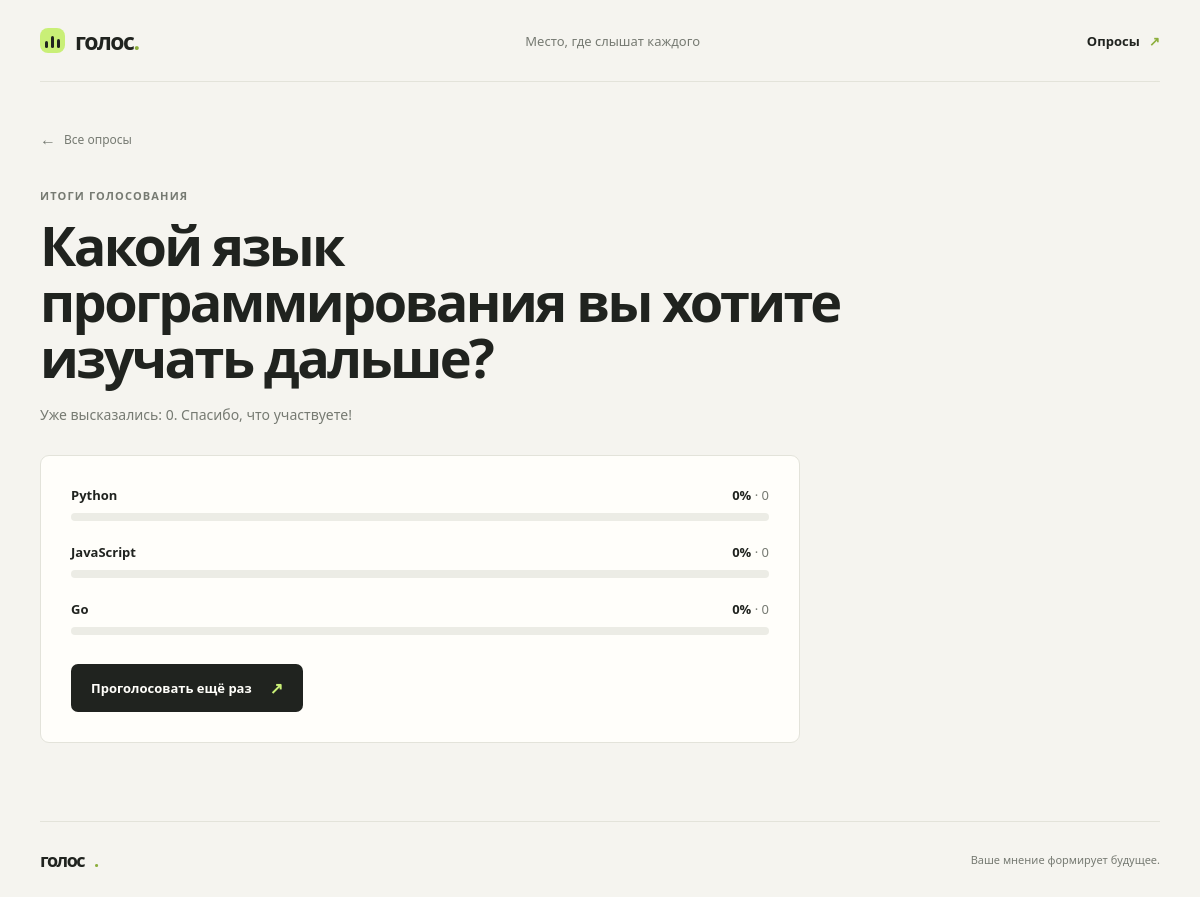
Page /polls/1/results/ on the committed database.
### polls/models.py (models this page shows, shortened)
class Question(models.Model):
    question_text = models.CharField(max_length=200)
    pub_date = models.DateTimeField('date published')

class Choice(models.Model):
    question = models.ForeignKey(Question, on_delete=models.CASCADE)
    choice_text = models.CharField(max_length=200)
    votes = models.IntegerField(default=0)

### polls/views.py (the view)
# urls.py: path('<int:pk>/results/', views.ResultsView.as_view(), name='results'),
class ResultsView(generic.DetailView):
    model = Question
    template_name = 'polls/results.html'
    def get_context_data(self, **kwargs):
        context = super().get_context_data(**kwargs)
        choices = list(self.object.choice_set.all())
        total_votes = sum(choice.votes for choice in choices)
        for choice in choices:
            choice.percentage = round(choice.votes * 100 / total_votes) if total_votes else 0
        context['choices'] = choices
        context['total_votes'] = total_votes
        return context

### polls/templates/polls/results.html (shortened to what this page needs)
{% extends 'polls/base.html' %}
{% block content %}
    <div class="page-intro">
        <a class="back-link" href="{% url 'polls:index' %}"><span aria-hidden="true">←</span> Все опросы</a>
        <p class="eyebrow">Итоги голосования</p>
        <h1 class="page-title">{{ question.question_text }}</h1>
        <p class="page-description">Уже высказались: {{ total_votes }}. Спасибо, что участвуете!</p>
    </div>
    <section class="form-panel results-panel" aria-label="Результаты опроса">
        {% for choice in choices %}
            <div class="result-row">
                <div class="result-label">
                    <span>{{ choice.choice_text }}</span>
                    <span class="result-value">{{ choice.percentage }}% <span class="result-votes">· {{ choice.votes }}</span></span>
                </div>
                <div class="result-track" role="progressbar" aria-label="{{ choice.choice_text }}" aria-valuenow="{{ choice.percentage }}" aria-valuemin="0" aria-valuemax="100">
                </div>
            </div>
        {% empty %}
            <p class="empty-inline">Для этого опроса пока не добавлены варианты ответа.</p>
        {% endfor %}
        <a class="button button-dark" href="{% url 'polls:detail' question.id %}">Проголосовать ещё раз <span aria-hidden="true">↗</span></a>
    </section>
{% endblock %}

### polls/templates/polls/base.html (shortened to what this page needs)
{% load static %}
<!DOCTYPE html>
<html lang="ru">
<head>
    <link rel="stylesheet" href="{% static 'polls/site.css' %}">
</head>
<body>
    <div class="site-shell">
        <header class="site-header">
            <a class="brand" href="{% url 'polls:index' %}" aria-label="Голос — на главную">
                <span class="brand-mark" aria-hidden="true"><span></span><span></span><span></span></span>
                <span>голос<span class="brand-period">.</span></span>
            </a>
            <span class="header-note">Место, где слышат каждого</span>
            <a class="header-link" href="{% url 'polls:index' %}">Опросы <span aria-hidden="true">↗</span></a>
        </header>
        <main>
            {% block content %}{% endblock %}
        </main>
        <footer class="site-footer">
            <a class="brand footer-brand" href="{% url 'polls:index' %}">голос<span class="brand-period">.</span></a>
            <span>Ваше мнение формирует будущее.</span>
        </footer>
    </div>
</body>
</html>

### polls/static/polls/site.css (style rules this page uses)
:root { color-scheme: light; --ink: #20231f; --muted: #767a72; --paper: #f5f4ef; --white: #fffefa; --line: #e3e3da; --green: #c9ef77; --green-dark: #8cae3c; --coral: #e68068; }
* { box-sizing: border-box; }
html { scroll-behavior: smooth; }
body { margin: 0; background: var(--paper); color: var(--ink); font-family: 'Segoe UI', sans-serif; -webkit-font-smoothing: antialiased; }
a { color: inherit; text-decoration: none; }
.site-shell { width: min(1120px, calc(100% - 64px)); margin: 0 auto; }
.site-header { min-height: 82px; display: flex; align-items: center; justify-content: space-between; border-bottom: 1px solid var(--line); }
.brand { display: inline-flex; align-items: center; gap: 10px; font-family: 'Segoe UI', sans-serif; font-size: 23px; font-weight: 800; letter-spacing: -1.5px; }
.brand-period { color: var(--green-dark); }
.brand-mark { width: 25px; height: 25px; display: flex; align-items: flex-end; gap: 3px; padding: 5px; border-radius: 8px; background: var(--green); }
.brand-mark span { width: 4px; border-radius: 4px; background: var(--ink); }
.brand-mark span:nth-child(1) { height: 7px; }
.brand-mark span:nth-child(2) { height: 12px; }
.brand-mark span:nth-child(3) { height: 9px; }
.header-note, .header-link { font-size: 13px; }
.header-note { color: var(--muted); }
.header-link { font-weight: 600; }
.header-link span { margin-left: 6px; color: var(--green-dark); }
.eyebrow { display: flex; align-items: center; gap: 8px; margin: 0 0 18px; color: var(--muted); font-size: 11px; font-weight: 700; letter-spacing: 1.15px; text-transform: uppercase; }
h1, h2, h3, p { margin-top: 0; }
.hero h1, .page-title { margin-bottom: 18px; font-family: 'Segoe UI', sans-serif; font-size: clamp(42px, 6.5vw, 72px); font-weight: 600; letter-spacing: -4px; line-height: 1.04; }
.hero-description, .page-description { max-width: 460px; margin-bottom: 28px; color: var(--muted); font-size: 16px; line-height: 1.7; }
.button { min-height: 48px; display: inline-flex; align-items: center; justify-content: center; gap: 18px; padding: 0 20px; border: 0; border-radius: 7px; cursor: pointer; font-size: 13px; font-weight: 700; transition: transform 160ms ease, background 160ms ease; }
.button-dark { background: var(--ink); color: var(--white); }
.button span { color: var(--green); font-size: 16px; }
.page-intro { padding: 46px 0 28px; }
.back-link { display: inline-flex; align-items: center; gap: 8px; margin-bottom: 38px; color: var(--muted); font-size: 12px; }
.back-link span { font-size: 16px; }
.page-intro .eyebrow { margin-bottom: 14px; }
.page-title { max-width: 800px; font-size: clamp(34px, 5vw, 54px); letter-spacing: -2.6px; }
.page-description { max-width: 600px; margin-bottom: 0; font-size: 14px; }
.form-panel { max-width: 760px; margin-bottom: 78px; padding: 30px; border: 1px solid var(--line); border-radius: 9px; background: var(--white); }
.results-panel { display: grid; gap: 22px; }
.result-label { display: flex; justify-content: space-between; gap: 16px; margin-bottom: 9px; font-size: 13px; font-weight: 600; }
.result-value { white-space: nowrap; }
.result-votes { color: var(--muted); font-weight: 400; }
.result-track { height: 8px; overflow: hidden; border-radius: 10px; background: #ecece5; }
.results-panel .button { justify-self: start; margin-top: 7px; }
.site-footer { min-height: 76px; display: flex; align-items: center; justify-content: space-between; gap: 20px; border-top: 1px solid var(--line); color: var(--muted); font-size: 11px; }
.footer-brand { color: var(--ink); font-size: 18px; }

### rows in the picture
Question: question_text "Какой язык программирования вы хотите изучать дальше?"
Choice: choice_text "Python", percentage "0", votes "0"
Choice: choice_text "JavaScript", percentage "0", votes "0"
Choice: choice_text "Go", percentage "0", votes "0"

### other values in the picture
{{ total_votes }} "0"
